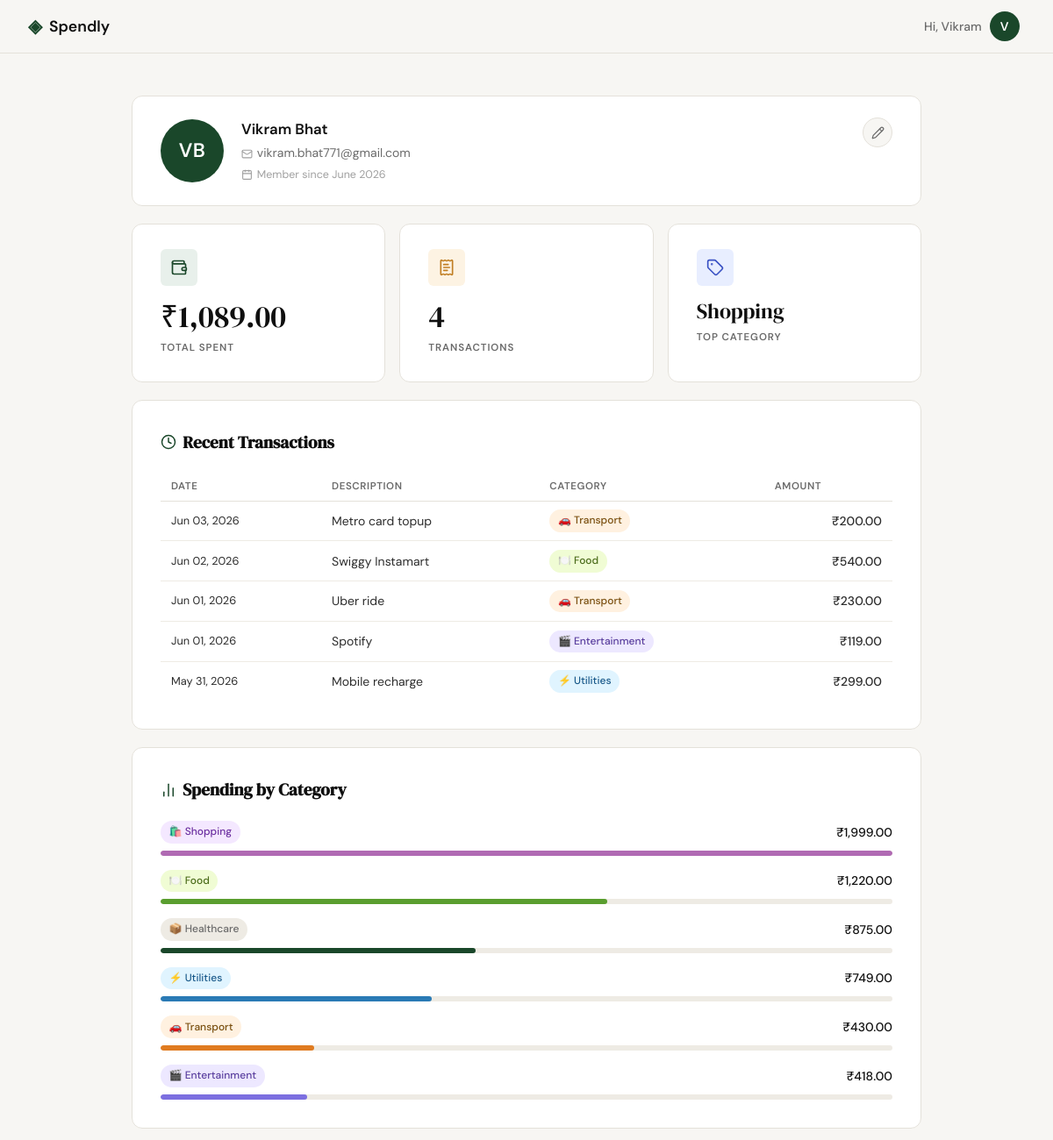
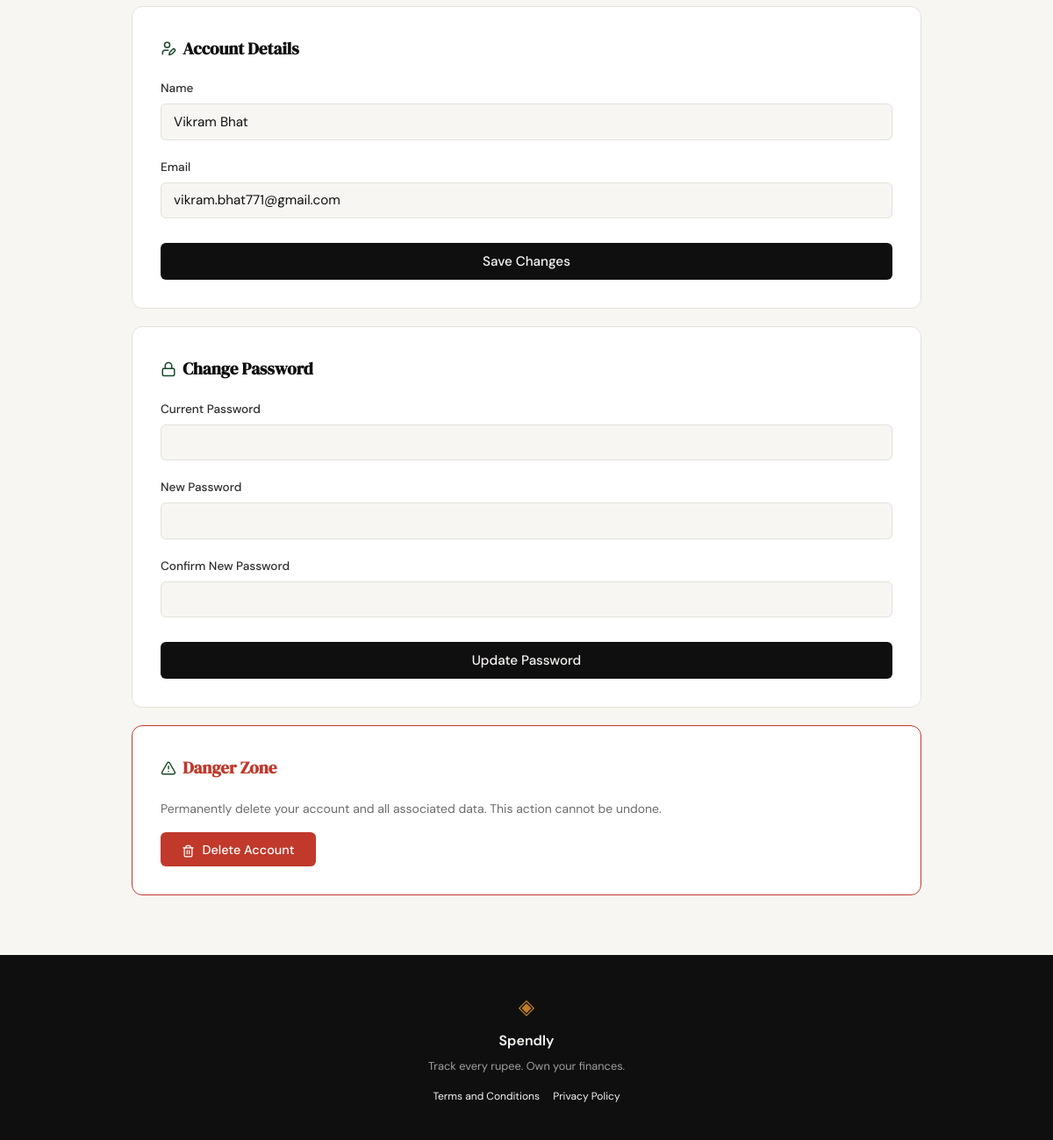
Screenshot of /profile (signed in) with the database file from the repository (2 pictures, top to bottom).
### tables this page shows
CREATE TABLE users (
            id       INTEGER PRIMARY KEY AUTOINCREMENT,
            name     TEXT    NOT NULL,
            email    TEXT    NOT NULL UNIQUE,
            password TEXT    NOT NULL,
            created_at DATETIME DEFAULT CURRENT_TIMESTAMP
        );

CREATE TABLE expenses (
            id          INTEGER PRIMARY KEY AUTOINCREMENT,
            user_id     INTEGER NOT NULL REFERENCES users(id) ON DELETE CASCADE,
            title       TEXT    NOT NULL,
            amount      REAL    NOT NULL,
            category    TEXT    NOT NULL,
            date        DATE    NOT NULL,
            notes       TEXT,
            created_at  DATETIME DEFAULT CURRENT_TIMESTAMP
        , payment_method TEXT);

### app.py (the view, shortened to what this page needs)
@app.route("/profile", methods=["GET", "POST"])
def profile():
    if not session.get("user_id"):
        return redirect(url_for("login"))
    user_id = session["user_id"]
    user          = get_user_by_id(user_id)
    pending_email = get_pending_email(user_id)
    try:
        member_since = datetime.strptime(user["created_at"][:10], "%Y-%m-%d").strftime("%B %Y")
    except Exception:
        member_since = ""
    monthly_total, expense_count = get_monthly_stats(user_id)
    recent_expenses  = get_recent_expenses(user_id)
    category_totals  = get_category_totals(user_id)
    top_category     = category_totals[0]["category"] if category_totals else "—"
    max_cat_total    = category_totals[0]["total"]    if category_totals else 1
    return render_template(
        "profile.html",
        user=user,
        member_since=member_since,
        pending_email=pending_email,
        monthly_total=monthly_total,
        expense_count=expense_count,
        top_category=top_category,
        recent_expenses=recent_expenses,
        category_totals=category_totals,
        max_cat_total=max_cat_total,
    )

### app.py (called while the page is built)
@app.template_filter("inr")
def inr_format(value):
    return "{:,.2f}".format(float(value))

@app.template_filter("friendly_date")
def friendly_date(date_str):
    try:
        return datetime.strptime(str(date_str)[:10], "%Y-%m-%d").strftime("%b %d, %Y")
    except Exception:
        return date_str

### database/db.py (called while the page is built)
def get_db():
    conn = sqlite3.connect(DB_PATH)
    conn.row_factory = sqlite3.Row
    conn.execute("PRAGMA foreign_keys = ON")
    return conn

def get_user_by_id(user_id):
    conn = get_db()
    user = conn.execute("SELECT * FROM users WHERE id = ?", (user_id,)).fetchone()
    conn.close()
    return user

def get_pending_email(user_id):
    conn = get_db()
    row = conn.execute(
        "SELECT new_email FROM email_confirmations WHERE user_id = ?", (user_id,)
    ).fetchone()
    conn.close()
    return row["new_email"] if row else None

def get_recent_expenses(user_id, limit=5):
    conn = get_db()
    rows = conn.execute(
        """SELECT title, amount, category, date
           FROM expenses WHERE user_id = ?
           ORDER BY date DESC LIMIT ?""",
        (user_id, limit),
    ).fetchall()
    conn.close()
    return [dict(r) for r in rows]

def get_category_totals(user_id):
    conn = get_db()
    rows = conn.execute(
        """SELECT category, SUM(amount) AS total
           FROM expenses WHERE user_id = ?
           GROUP BY category ORDER BY total DESC""",
        (user_id,),
    ).fetchall()
    conn.close()
    return [dict(r) for r in rows]

def get_monthly_stats(user_id):
    conn = get_db()
    row = conn.execute(
        """SELECT COALESCE(SUM(amount), 0) AS total, COUNT(*) AS count
           FROM expenses
           WHERE user_id = ?
             AND strftime('%Y-%m', date) = strftime('%Y-%m', 'now')""",
        (user_id,),
    ).fetchone()
    conn.close()
    return row["total"], row["count"]

### templates/profile.html (shortened to what this page needs)
{% extends "base.html" %}
{% set cat_icons = {
    'food':          '🍽️',
    'transport':     '🚗',
    'entertainment': '🎬',
    'health':        '💊',
    'utilities':     '⚡',
    'shopping':      '🛍️',
} %}
{% block content %}
<section class="profile-page">
    <div class="profile-wrap">
        {% set name_parts = user['name'].split() %}
        {% set initials = name_parts[0][0] ~ (name_parts[-1][0] if name_parts|length > 1 else '') %}
        <div class="profile-card user-info-card">
            <div class="user-info-row">
                <div class="profile-avatar">{{ initials.upper() }}</div>
                <div class="user-details">
                    <div class="user-full-name">{{ user['name'] }}</div>
                    <div class="user-email-display">
                        <i data-lucide="mail" class="inline-icon"></i>{{ user['email'] }}
                    </div>
                    {% if member_since %}
                    <div class="user-since">
                        <i data-lucide="calendar" class="inline-icon"></i>Member since {{ member_since }}
                    </div>
                    {% endif %}
                </div>
                <a href="#edit-profile" class="user-edit-btn" title="Edit profile">
                    <i data-lucide="pencil"></i>
                </a>
            </div>
        </div>
        <div class="stats-row">
            <div class="stat-card">
                <div class="stat-card-icon stat-icon-spend">
                    <i data-lucide="wallet"></i>
                </div>
                <div class="stat-card-value">₹{{ monthly_total | inr }}</div>
                <div class="stat-card-label">Total Spent</div>
            </div>
            <div class="stat-card">
                <div class="stat-card-icon stat-icon-count">
                    <i data-lucide="receipt-text"></i>
                </div>
                <div class="stat-card-value">{{ expense_count }}</div>
                <div class="stat-card-label">Transactions</div>
            </div>
            <div class="stat-card">
                <div class="stat-card-icon stat-icon-cat">
                    <i data-lucide="tag"></i>
                </div>
                <div class="stat-card-value stat-card-value-text">{{ top_category }}</div>
                <div class="stat-card-label">Top Category</div>
            </div>
        </div>
        <div class="profile-card">
            <h2 class="profile-card-title">
                <i data-lucide="clock" class="title-icon"></i> Recent Transactions
            </h2>
            {% if recent_expenses %}
            <table class="expense-table">
                <thead>
                    <tr>
                        <th>Date</th>
                        <th>Description</th>
                        <th>Category</th>
                        <th class="col-right">Amount</th>
                    </tr>
                </thead>
                <tbody>
                    {% for exp in recent_expenses %}
                    {% set cat_key = exp.category | lower | replace(' ', '-') %}
                    <tr>
                        <td class="exp-date">{{ exp.date | friendly_date }}</td>
                        <td>{{ exp.title }}</td>
                        <td>
                            <span class="cat-badge cat-{{ cat_key }}">
                                {{ cat_icons.get(exp.category | lower, '📦') }} {{ exp.category }}
                            </span>
                        </td>
                        <td class="exp-amount col-right">₹{{ exp.amount | inr }}</td>
                    </tr>
                    {% endfor %}
                </tbody>
            </table>
            {% else %}
            <p class="empty-state">
                <i data-lucide="inbox" class="empty-icon"></i><br>No expenses recorded yet.
            </p>
            {% endif %}
        </div>
        <div class="profile-card">
            <h2 class="profile-card-title">
                <i data-lucide="bar-chart-2" class="title-icon"></i> Spending by Category
            </h2>
            {% if category_totals %}
                {% for cat in category_totals %}
                {% set cat_key = cat.category | lower | replace(' ', '-') %}
                <div class="cat-row">
                    <div class="cat-row-header">
                        <span class="cat-badge cat-{{ cat_key }}">
                            {{ cat_icons.get(cat.category | lower, '📦') }} {{ cat.category }}
                        </span>
                        <span class="cat-total">₹{{ cat.total | inr }}</span>
                    </div>
                    <div class="cat-bar-track">
                        <div class="cat-bar-fill cat-bar-{{ cat_key }}" style="width: {{ (cat.total / max_cat_total * 100) | int }}%"></div>
                    </div>
                </div>
                {% endfor %}
            {% else %}
            <p class="empty-state">No spending data yet.</p>
            {% endif %}
        </div>
        <div class="profile-card" id="edit-profile">
            <h2 class="profile-card-title">
                <i data-lucide="user-pen" class="title-icon"></i> Account Details
            </h2>
            <form method="POST" action="{{ url_for('profile') }}">
                <div class="form-group">
                    <label for="name">Name</label>
                    <input type="text" id="name" name="name" class="form-input"
                           value="{{ user['name'] }}" required>
                </div>
                <div class="form-group">
                    <label for="email">Email</label>
                    <input type="email" id="email" name="email" class="form-input"
                           value="{{ user['email'] }}" required>
                </div>
                <button type="submit" class="btn-submit">Save Changes</button>
            </form>
        </div>
        <div class="profile-card">
            <h2 class="profile-card-title">
                <i data-lucide="lock" class="title-icon"></i> Change Password
            </h2>
            <form method="POST" action="{{ url_for('change_password') }}">
                <div class="form-group">
                    <label for="current_password">Current Password</label>
                    <input type="password" id="current_password" name="current_password"
                           class="form-input" required>
                </div>
                <div class="form-group">
                    <label for="new_password">New Password</label>
                    <input type="password" id="new_password" name="new_password"
                           class="form-input" required>
                </div>
                <div class="form-group">
                    <label for="confirm_new_password">Confirm New Password</label>
                    <input type="password" id="confirm_new_password" name="confirm_new_password"
                           class="form-input" required>
                </div>
                <button type="submit" class="btn-submit">Update Password</button>
            </form>
        </div>
        <div class="profile-card danger-card">
            <h2 class="profile-card-title danger-title">
                <i data-lucide="triangle-alert" class="title-icon"></i> Danger Zone
            </h2>
            <p class="danger-desc">
                Permanently delete your account and all associated data.
                This action cannot be undone.
            </p>
            <button type="button" class="btn-danger" id="show-delete-btn">
                <i data-lucide="trash-2" class="btn-icon"></i> Delete Account
            </button>
        </div>
    </div>
</section>
{% endblock %}

### rows the page displays
users: name "Vikram Bhat", email "vikram.bhat771@gmail.com"
expenses: category "Shopping", get "🛍️", total|inr "1,999.00", {{ (cat.total / max_cat_total * 100) | int }} 100 (drawn)
expenses: date|friendly_date "Jun 03, 2026", title "Metro card topup", get "🚗", category "Transport", amount|inr "200.00"
expenses: date|friendly_date "Jun 02, 2026", title "Swiggy Instamart", get "🍽️", category "Food", amount|inr "540.00"
expenses: date|friendly_date "Jun 01, 2026", title "Uber ride", get "🚗", category "Transport", amount|inr "230.00"
expenses: date|friendly_date "Jun 01, 2026", title "Spotify", get "🎬", category "Entertainment", amount|inr "119.00"
expenses: date|friendly_date "May 31, 2026", title "Mobile recharge", get "⚡", category "Utilities", amount|inr "299.00"
expenses: get "📦", category "Healthcare", total|inr "875.00", {{ (cat.total / max_cat_total * 100) | int }} 43 (drawn)

### other values shown
{{ session.get("user_name", "").split()[0] }} "Vikram"
{{ session.get("user_name", "U")[0].upper() }} "V"
{{ initials.upper() }} "VB"
{{ member_since }} "June 2026"
{{ monthly_total | inr }} "1,089.00"
{{ expense_count }} "4"
{{ cat_icons.get(cat.category | lower, '📦') }} "🍽️" "⚡" "🚗" "🎬"
{{ cat.category }} "Food" "Utilities" "Transport" "Entertainment"
{{ cat.total | inr }} "1,220.00" "749.00" "430.00" "418.00"
